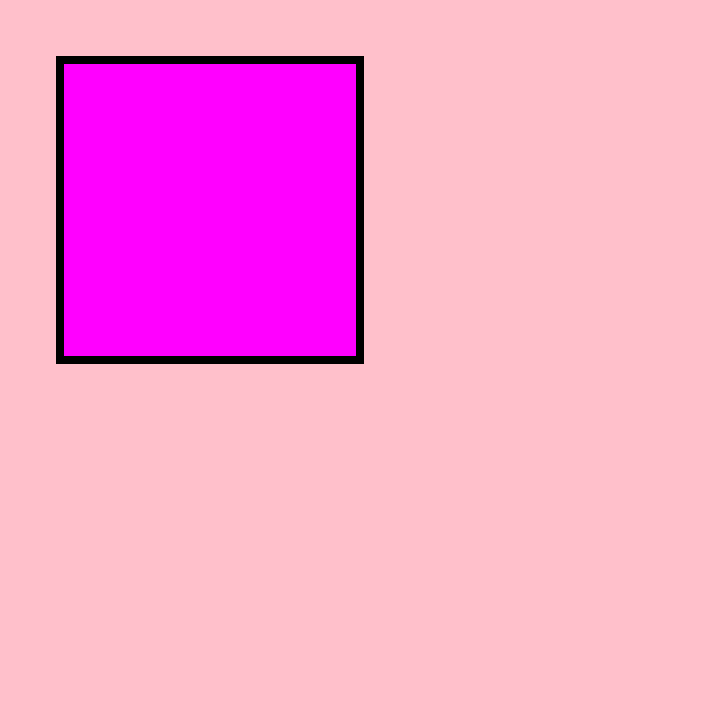
Frame 1 (no input)
Frame 60 (no input): identical to frame 1, image omitted
Frame 120 (the mouse pressed at the canvas centre since frame 60): identical to frame 1, image omitted

The p5.js sketch that drew this single still picture (run headless with seeded random() and noise() and a simulated clock; from frame 60 on, the mouse is pressed at the canvas centre):

// p5.js sketch
// ── sketch.js
function setup() {
  createCanvas(720, 720);
  background('pink');
  strokeWeight(8)
  fill('magenta');
}

function draw() {
  translate(60, 60)//creates a new origin point
 quad(0, 0,
      300, 0,
      300, 300,
      0, 300
 )
 
 }
